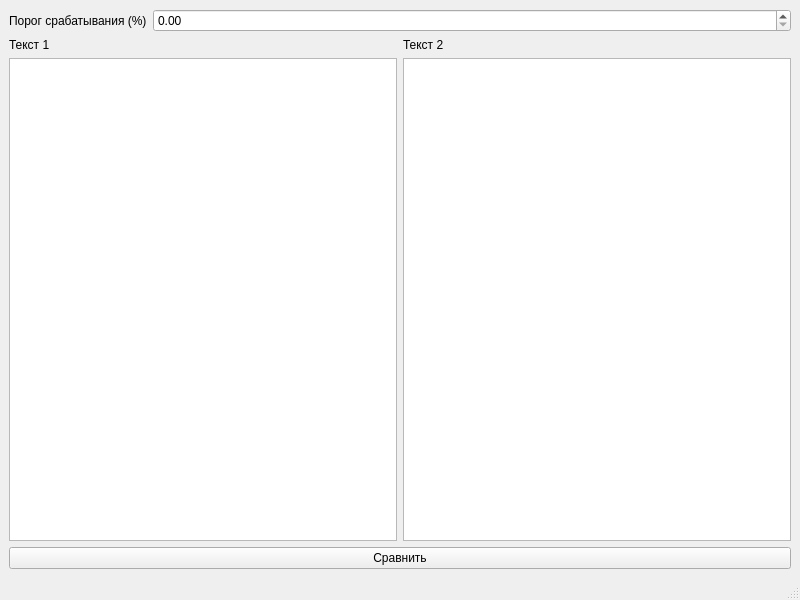
<?xml version="1.0" encoding="UTF-8"?>
<ui version="4.0">
 <class>MainWindow</class>
 <widget class="QMainWindow" name="MainWindow">
  <property name="geometry">
   <rect>
    <x>0</x>
    <y>0</y>
    <width>800</width>
    <height>600</height>
   </rect>
  </property>
  <property name="windowTitle">
   <string>MainWindow</string>
  </property>
  <widget class="QWidget" name="centralwidget">
   <layout class="QVBoxLayout" name="verticalLayout_3">
    <item>
     <layout class="QHBoxLayout" name="horizontalLayout">
      <item>
       <widget class="QLabel" name="label">
        <property name="sizePolicy">
         <sizepolicy hsizetype="Minimum" vsizetype="Preferred">
          <horstretch>0</horstretch>
          <verstretch>0</verstretch>
         </sizepolicy>
        </property>
        <property name="text">
         <string>Порог срабатывания (%)</string>
        </property>
       </widget>
      </item>
      <item>
       <widget class="QDoubleSpinBox" name="doubleSpinBox">
        <property name="sizePolicy">
         <sizepolicy hsizetype="Expanding" vsizetype="Fixed">
          <horstretch>0</horstretch>
          <verstretch>0</verstretch>
         </sizepolicy>
        </property>
       </widget>
      </item>
     </layout>
    </item>
    <item>
     <layout class="QHBoxLayout" name="horizontalLayout_2">
      <item>
       <layout class="QVBoxLayout" name="verticalLayout_2">
        <item>
         <widget class="QLabel" name="label_2">
          <property name="text">
           <string>Текст 1</string>
          </property>
         </widget>
        </item>
        <item>
         <widget class="QTextEdit" name="textEdit"/>
        </item>
       </layout>
      </item>
      <item>
       <layout class="QVBoxLayout" name="verticalLayout">
        <item>
         <widget class="QLabel" name="label_3">
          <property name="text">
           <string>Текст 2</string>
          </property>
         </widget>
        </item>
        <item>
         <widget class="QTextEdit" name="textEdit_2"/>
        </item>
       </layout>
      </item>
     </layout>
    </item>
    <item>
     <widget class="QPushButton" name="pushButton">
      <property name="text">
       <string>Сравнить</string>
      </property>
     </widget>
    </item>
   </layout>
  </widget>
  <widget class="QStatusBar" name="statusbar"/>
 </widget>
 <resources/>
 <connections/>
</ui>
